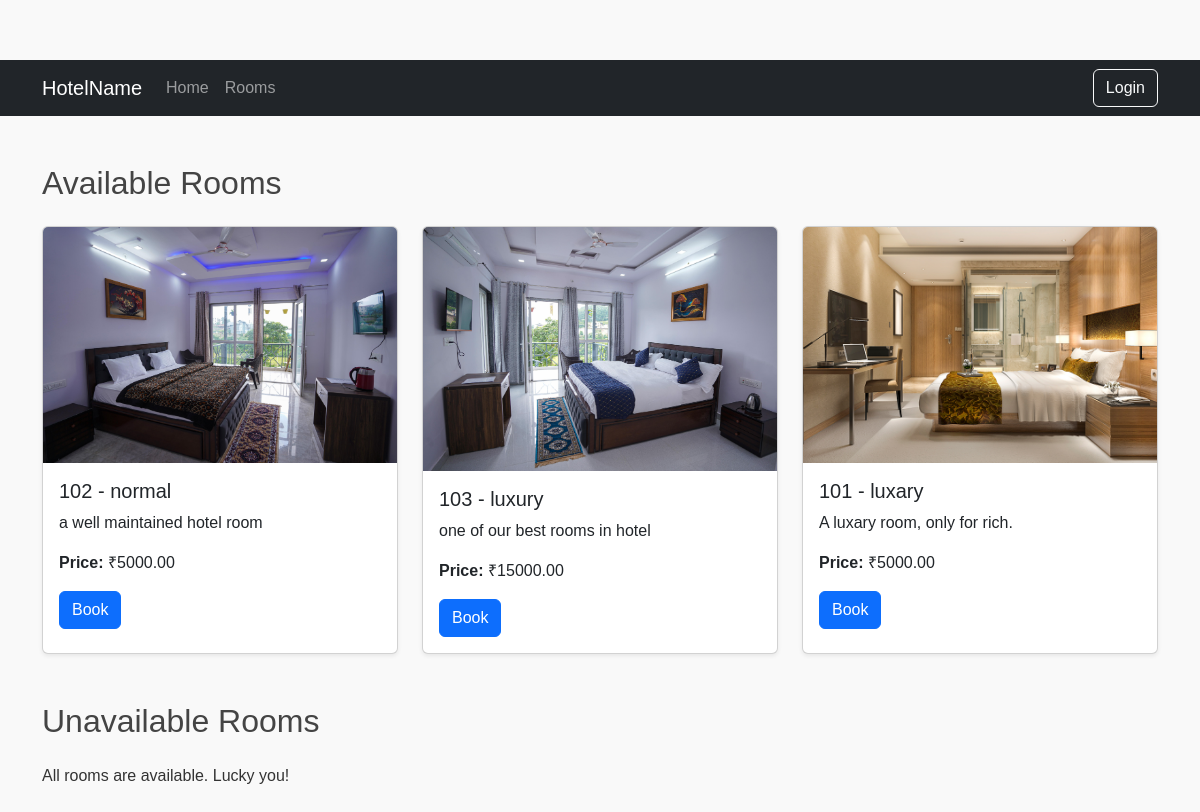
The page /accounts/home/rooms/ on the database its author committed.
### home/models.py (models this page shows, shortened)
class Room(models.Model):
    room_number = models.CharField(max_length=10, unique=True)
    room_type = models.CharField(max_length=50)  # e.g., Single, Double, Suite
    price_per_night = models.DecimalField(max_digits=8, decimal_places=2)
    is_available = models.BooleanField(default=True)
    description = models.TextField(blank=True, null=True)
    image = models.ImageField(upload_to='room_images/', blank=True, null=True)

### home/views.py (the view)
# urls.py: path('rooms/', view_rooms, name='rooms'),
def view_rooms(request):
    today = date.today()
    all_rooms = Room.objects.all()
    future_bookings = Booking.objects.filter(check_out__gte=today)
    my_bookings = future_bookings.filter(user=request.user) if request.user.is_authenticated else Booking.objects.none()
    my_rooms_ids = my_bookings.values_list('room_id', flat=True)
    booked_room_ids = future_bookings.values_list('room_id', flat=True)
    available_rooms = Room.objects.exclude(id__in=booked_room_ids)
    unavailable_rooms = Room.objects.filter(id__in=booked_room_ids).exclude(id__in=my_rooms_ids)
    return render(request, 'rooms.html', {
        'available_rooms': available_rooms,
        'unavailable_rooms': unavailable_rooms,
        'my_bookings': my_bookings
    })

### templates/rooms.html (shortened to what this page needs)
{% load static %}
<!DOCTYPE html>
<html lang="en">
<head>
  <link href="https://cdn.jsdelivr.net/npm/bootstrap@5.3.3/dist/css/bootstrap.min.css" rel="stylesheet">
  <link rel="stylesheet" href="{% static 'css/rooms.css' %}">
</head>
<body>
  <nav class="navbar navbar-expand-lg navbar-dark bg-dark">
    <div class="container">
      <a class="navbar-brand" href="{% url 'home' %}">HotelName</a>
      <div class="collapse navbar-collapse" id="navbarNav">
        <ul class="navbar-nav me-auto">
          <li class="nav-item">
            <a class="nav-link" href="{% url 'home' %}">Home</a>
          </li>
          {% if user.is_authenticated %}
            <li class="nav-item">
              <a class="nav-link" href="{% url 'rooms' %}#my-rooms">My Rooms</a>
            </li>
          {% else %}
            <li class="nav-item">
              <a class="nav-link" href="{% url 'rooms' %}">Rooms</a>
            </li>
          {% endif %}
        </ul>
        {% if user.is_authenticated %}
          <span class="navbar-text me-3">Welcome, {{ user.username }}</span>
          <a href="{% url 'logout' %}" class="btn btn-outline-light">Logout</a>
        {% else %}
          <a href="{% url 'login' %}" class="btn btn-outline-light">Login</a>
        {% endif %}
      </div>
    </div>
  </nav>
  <div class="container my-5">
    <section id="available-rooms" class="mb-5">
      <h2 class="mb-4">Available Rooms</h2>
      <div class="row row-cols-1 row-cols-md-3 g-4">
        {% for room in available_rooms %}
          <div class="col">
            <div class="card h-100 shadow-sm">
              {% if room.image %}
                <img src="{{ room.image.url }}" class="card-img-top" alt="{{ room.room_type }}">
              {% endif %}
              <div class="card-body">
                <h5 class="card-title">{{ room.room_number }} - {{ room.room_type }}</h5>
                <p class="card-text">{{ room.description }}</p>
                <p><strong>Price:</strong> ₹{{ room.price_per_night }}</p>
                <a href="{% url 'booking' room.id %}" class="btn btn-primary">Book</a>
              </div>
            </div>
          </div>
        {% empty %}
          <p>No rooms available at the moment.</p>
        {% endfor %}
      </div>
    </section>
    <section id="unavailable-rooms" class="mb-5">
      <h2 class="mb-4">Unavailable Rooms</h2>
      <div class="row row-cols-1 row-cols-md-3 g-4">
        {% for room in unavailable_rooms %}
          <div class="col">
            <div class="card h-100 bg-light border-secondary shadow-sm">
              {% if room.image %}
                <img src="{{ room.image.url }}" class="card-img-top" alt="{{ room.room_type }}">
              {% endif %}
              <div class="card-body">
                <h5 class="card-title">{{ room.room_number }} - {{ room.room_type }}</h5>
                <p class="card-text">{{ room.description }}</p>
                <p class="text-danger"><em>Booked</em></p>
              </div>
            </div>
          </div>
        {% empty %}
          <p>All rooms are available. Lucky you!</p>
        {% endfor %}
      </div>
    </section>
  </div>
</body>
</html>

### static/css/rooms.css (style rules this page uses)
body { margin: 0; padding-top: 60px; font-family: Arial, sans-serif; color: #333; background: #f9f9f9; }
h2 { margin-top: 2rem; color: #444; }

### rows shown on the page
Room: image (picture), room_number "102", room_type "normal", description "a well maintained hotel room", price_per_night "5000.00"
Room: image (picture), room_number "103", room_type "luxury", description "one of our best rooms in hotel", price_per_night "15000.00"
Room: image (picture), room_number "101", room_type "luxary", description "A luxary room, only for rich.", price_per_night "5000.00"
